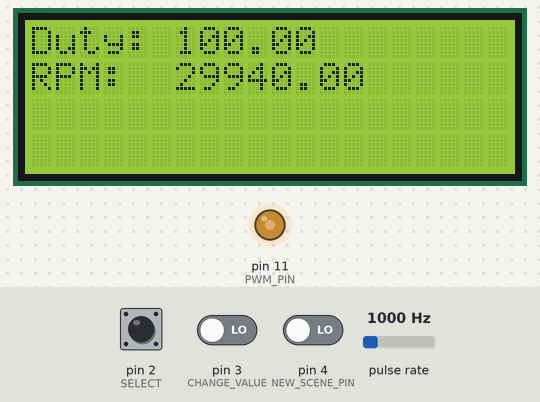
Bench run of a sketch on a simulated Arduino Uno, built with avr-gcc and run on an emulated ATmega328P. Parts: 20×4 character LCD, output pins drawn as LEDs (lit = HIGH). Wiring (inferred from the names in the program): pulse sensor: data pin 12. Inputs (shaded band) come from the test bench; at power-on: pin 4 (NEW_SCENE_PIN) LOW, pin 2 (SELECT) LOW, pin 3 (CHANGE_VALUE) LOW, pulse rate 1000 Hz.

Above: at 1.2 s.
1.3 s: pin 4 (NEW_SCENE_PIN) driven HIGH
At 2.0 s:
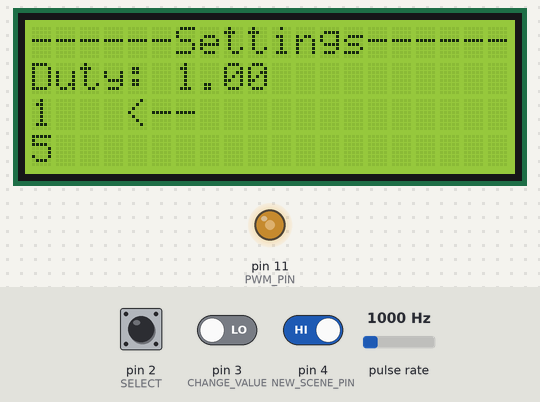
2.8 s: pin 2 (SELECT) pulled HIGH for 0.15 s
At 3.5 s:
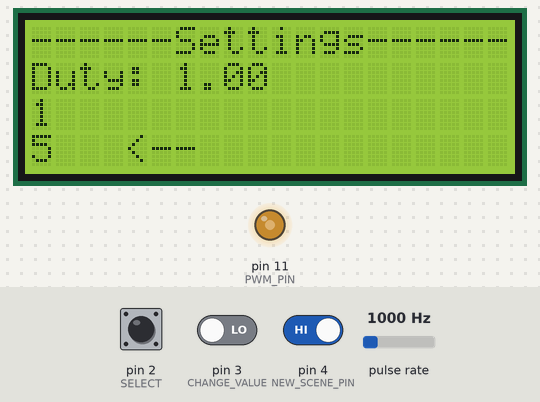
4.4 s: pin 3 (CHANGE_VALUE) driven HIGH
At 5.1 s:
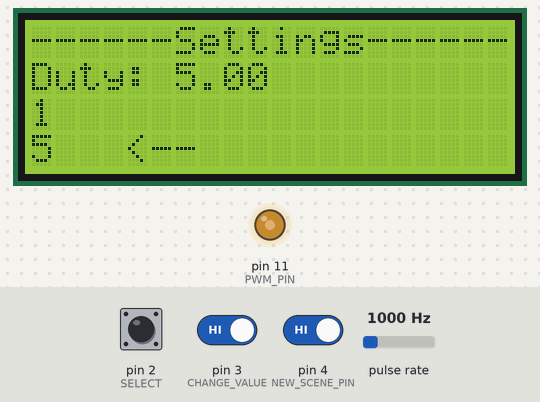
6.0 s: pin 2 (SELECT) pulled HIGH for 1 s
At 6.6 s:
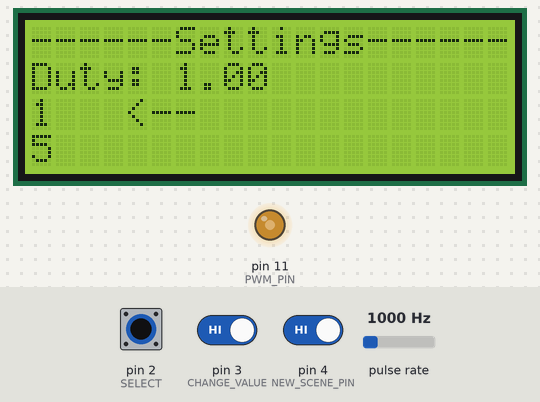
8.5 s: pin 2 (SELECT) pulled HIGH for 3.2 s
At 8.9 s:
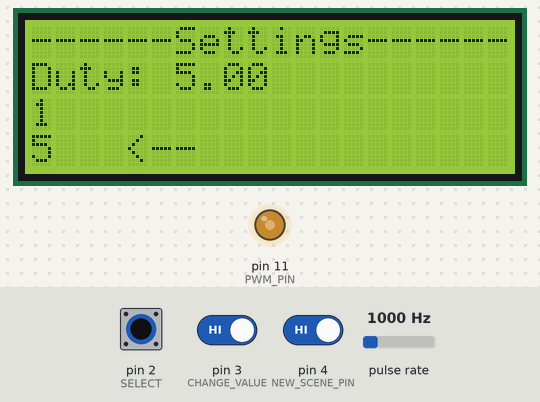
Timing chart, 0 to 11.5 s (numbered marks = the images above; inputs shaded):
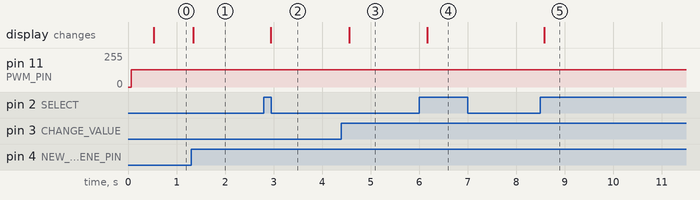

The sketch:

Fan.ino
```cpp
#include "SceneManager.h"

SceneManager* sceneManager;

void setup() {

  sceneManager=new SceneManager();
  sceneManager->setup();

}

void loop()
{

  sceneManager->update();
  sceneManager->display();

}
```

Fan.h
```cpp
#ifndef FAN_H // Check if FAN_H is not defined
#define FAN_H // Define FAN_H
class Fan
{
  private:
    long m_time=0;
    double m_toggle1=false;
    double m_toggle2=false;
    byte m_AddPin,m_SubPin,m_PWMPin,m_tachPin;
    double m_Duty;
    byte m_DutyValue=0;
    unsigned long m_rpm;
    double m_frequency;
    double m_period;
    //setting the register to 25khz
    void setTo25K()
    {
      TCCR1A=0;
      TCCR1B=0;
      TCNT1=0;
      TCCR1A = _BV (COM1A1) // non-inverted PWM on ch. A
          | _BV (COM1B1) // same on ch. B
          | _BV (WGM11); // mode 14: fast PWM, TOP = ICR1
      TCCR1B = _BV (WGM13) // ditto
          | _BV (WGM12) // ditto
          | _BV (CS10); // prescaler = 1
      ICR1 = 640; // TOP = 640
    // OCR1A = OCR2B =320; // duty cycle = ~50%
      pinMode(this->m_PWMPin,OUTPUT);
    }

    void calculateRPM()
    {
      this->m_period = pulseIn (this->m_tachPin, HIGH);
      int frequency = 1000000.0 /(2*this->m_period);
      this->m_rpm=(frequency/2)*60;
    }
    void updateDuty()
    {
      int val=(this->m_Duty*640)/100;
      analogWrite(this->m_PWMPin,val);
    }
  public:
    Fan(byte addPin,byte subPin,byte pWMPin,byte tachPin)
    {
      this->m_AddPin=addPin;
      this->m_SubPin=subPin;
      this->m_PWMPin=pWMPin;
      this->m_Duty=0;
      this->m_tachPin=tachPin;
      this->m_time=micros();
    }
    double getDuty()const {return this->m_Duty;}
    double getDutyValue()const {return this->m_DutyValue;}

   // void readTach();
    double getRPM()const{return this->m_rpm;};
    void setDutyValue(int value)
    {
      this->m_DutyValue=value;
      if(this->m_DutyValue>10)
      {
        this->m_DutyValue=10;
      }
      else if(this->m_DutyValue<0)
      {
        this->m_DutyValue=0;
      }
    }
    void addDuty()
    {
      if(digitalRead(this->m_AddPin)==1)
      {
          if(!this->m_toggle1)
            {
              this->m_Duty+=this->m_DutyValue;
              this->m_toggle1=true;
            }
      }
      else{
        this->m_toggle1=false;
      }
      if(this->m_Duty>100) this->m_Duty=100;
    }
    void subDuty()
    {
      if(digitalRead(this->m_SubPin)==1)
      {
        if(!this->m_toggle2)
          {
            this->m_Duty-=this->m_DutyValue;
            this->m_toggle2=true;
          }

      }
      else
      {
       this->m_toggle2=false;
      }
    if(this->m_Duty<0) this->m_Duty=0;
    }
    void setDuty(int value)
    {
      this->m_Duty=value;
    }
    void update()
    {
      this->calculateRPM();
      this->updateDuty();
    }
    void setup()
    {
      pinMode(this->m_AddPin,INPUT);
      pinMode(this->m_SubPin,INPUT);
      pinMode(this->m_tachPin,INPUT);
      this->setTo25K();
    }
};

#endif
```

Main.h
```cpp
#include "Scene.h"
#include <LiquidCrystal_I2C.h>
#include "Fan.h"

#ifndef MAIN_H // Check if MY_HEADER_H is not defined
#define MAIN_H // Define MY_HEADER_H
class Main: public Scene
{
  private:
    unsigned long time=0,current=0;
    int numberOfReading;
    int rpmAdd;

  public:
    void update()
    {

      fan->addDuty();
      fan->subDuty();
      fan->update();
      this->current=millis();
    }
    void setup(Fan& fan)
    {
      this->fan=&fan;

    }
    void display(LiquidCrystal_I2C& lcd)
    {

    if(this->current-this->time>500)
      {
        lcd.clear();
        lcd.setCursor(0, 0);
        lcd.print("Duty: ");
        lcd.setCursor(6, 0);
        lcd.print(this->fan->getDuty());
        lcd.setCursor(0, 1);
        lcd.print("RPM: ");
        lcd.setCursor(6, 1);
        lcd.print(this->fan->getRPM());
        this->time=this->current;
      }
    }
};
#endif
```

Scene.h
```cpp
#include <LiquidCrystal_I2C.h>
#include "Fan.h"
#ifndef SCENE_H // Check if MY_HEADER_H is not defined
#define SCENE_H // Define MY_HEADER_H
class Scene{
  protected:
    Fan* fan;
  public:
    virtual void update()=0;
    virtual void setup(Fan& fan)=0;
    virtual void display(LiquidCrystal_I2C& lcd)=0;

};
#endif
```

SceneManager.h
```cpp
#include <LiquidCrystal_I2C.h>
#include "Scene.h"
#include "Main.h"
#include "Setting.h"
#include "Fan.h"
#define ADD_PIN 2 //pin for add button of duty cycle
#define SUB_PIN 3//pin for subtract button of duty cycle
#define SETTING 4 //pin for a setting

#define TACH_PIN 12 // pin tach
#define PWM_PIN 11// pin for pwm controller

#define NEW_SCENE_PIN 4

#define DEFAULT_DUTY_CYCLE 100

#define I2C_ADDRESS 0x27
#define COLUMNS 20
#define ROWS  4


#ifndef SCENE_MANAGER_H // Check if MY_HEADER_H is not defined
#define SCENE_MANAGER_H // Define MY_HEADER_H

enum State
{
  MAINS,
  SETTINGS,
  NONE
};
class SceneManager
{
  private:
  bool keypressed=false;
  LiquidCrystal_I2C* lcd;
  Scene* scene;
  Fan* fan;
  State state;
  public:
    void setScene()
    {
      switch(state)
      {
      case MAINS:
          delete this->scene;
          this->scene=new Main();
          this->scene->setup(*this->fan);
          break;
      case SETTINGS:
          delete this->scene;
          this->scene=new Setting();
          this->scene->setup(*this->fan);
      break;
          default:
          break;
        };
    }
    void goToNextScene()
    {
      if(digitalRead(NEW_SCENE_PIN)==1)
      {
        if(!this->keypressed)
        {
          switch(state)
          {
            case MAINS:
              state=SETTINGS;
              break;
            case SETTINGS:
              state=MAINS;
              break;
            default:
              break;
          };
          this->keypressed=true;
          this->setScene();
        }
      }
      else
      {
        keypressed=false;
      }
    }
    void setup()
    {
      this->state=MAINS;
      this->lcd=new LiquidCrystal_I2C(I2C_ADDRESS, COLUMNS, ROWS); // I2C address 0x27, 20 column and 4 rows
      this->lcd->init(); // initialize the lcd
      this->lcd->backlight();//initialized lcd backlight
      this->scene=new Main();
      this->fan=new Fan(ADD_PIN,SUB_PIN,PWM_PIN,TACH_PIN);
      this->fan->setup();
      this->fan->setDutyValue(1);
      this->fan->setDuty(DEFAULT_DUTY_CYCLE);
      this->scene->setup(*this->fan);
      pinMode(NEW_SCENE_PIN,INPUT);

    }
    void display()
    {
      this->scene->display(*this->lcd);
    }
    void update()
    {
      this->goToNextScene();
      this->scene->update();
    }

};
#endif
```

Setting.h
```cpp
#include "Scene.h"
#include "Fan.h"
#include <LiquidCrystal_I2C.h>

#define SELECT 2 //pin for add button of duty cycle
#define CHANGE_VALUE 3//pin for subtract button of duty cycle


#ifndef SETTING_H // Check if MY_HEADER_H is not defined
#define SETTING_H // Define MY_HEADER_H

class Setting:public Scene
{
  private:
   int selectorValue=2;
   bool key_pressed=false;
   unsigned long time=0,current=0;
   int dutyValueToAdd=0;
   void select()
   {
     if(digitalRead(SELECT)==HIGH)
     {
       if(!this->key_pressed)
       {
         this->selectorValue++;
         this->key_pressed=true;
       }
    }
    else
    {
        this->key_pressed=false;
    }
     if(this->selectorValue>3) this->selectorValue=2;
   }

    void changeValue()
    {
       if(digitalRead(CHANGE_VALUE)==HIGH)
       {
          switch(this->selectorValue)
           {
             case 2:
                this->fan->setDutyValue(1);
                break;
             case 3:
                this->fan->setDutyValue(5);
                break;
             default:
                break;
           };

       }

    }
   public:
    void update()
    {
      this->select();
      this->changeValue();
    }
    void setup(Fan& fan)
    {
      this->fan=&fan;
    }
    void display(LiquidCrystal_I2C& lcd)
    {
      current=millis();
      if(this->current-this->time>200)
      {
        lcd.clear();
        lcd.setCursor(0, 0);
        lcd.print("------Settings------");
        lcd.setCursor(0,1);
        lcd.print("Duty:");
        lcd.setCursor(6,1);
        lcd.print(this->fan->getDutyValue());
        lcd.setCursor(0,2);
        lcd.print("1");
        lcd.setCursor(0,3);
        lcd.print("5");
        lcd.setCursor(4,this->selectorValue);
        lcd.print("<--");
        this->time=current;
      }
    }
};
#endif
```

Measured:
- after the input at 1.3 s, the display: changes at once (image 1)
- after the input at 2.8 s, the display: changes after 0.15 s (image 2)
- after the input at 4.4 s, the display: changes after 0.16 s (image 3)
- after the input at 6.0 s, the display: changes after 0.17 s (image 4)
- after the input at 8.5 s, the display: changes after 0.08 s (image 5)
